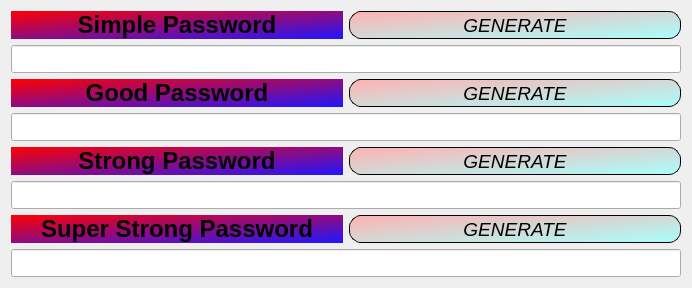
<?xml version="1.0" encoding="UTF-8"?>
<ui version="4.0">
 <class>Dialog</class>
 <widget class="QDialog" name="Dialog">
  <property name="geometry">
   <rect>
    <x>0</x>
    <y>0</y>
    <width>692</width>
    <height>288</height>
   </rect>
  </property>
  <property name="windowTitle">
   <string>Password Generator</string>
  </property>
  <property name="windowIcon">
   <iconset>
    <normaloff>images.png</normaloff>images.png</iconset>
  </property>
  <layout class="QGridLayout" name="gridLayout">
   <item row="0" column="0">
    <layout class="QVBoxLayout" name="verticalLayout">
     <item>
      <layout class="QHBoxLayout" name="horizontalLayout">
       <item>
        <widget class="QLabel" name="label_simple">
         <property name="font">
          <font>
           <pointsize>18</pointsize>
           <bold>true</bold>
          </font>
         </property>
         <property name="statusTip">
          <string/>
         </property>
         <property name="styleSheet">
          <string notr="true">background-color: qlineargradient(spread:pad, x1:0, y1:0, x2:1, y2:1, stop:0 rgba(255, 0, 0, 255), stop:1 rgba(32, 22, 255, 255));</string>
         </property>
         <property name="text">
          <string>Simple Password</string>
         </property>
         <property name="alignment">
          <set>Qt::AlignCenter</set>
         </property>
        </widget>
       </item>
       <item>
        <widget class="QPushButton" name="btn_simple">
         <property name="sizePolicy">
          <sizepolicy hsizetype="Preferred" vsizetype="Preferred">
           <horstretch>0</horstretch>
           <verstretch>0</verstretch>
          </sizepolicy>
         </property>
         <property name="font">
          <font>
           <pointsize>14</pointsize>
           <italic>true</italic>
           <bold>false</bold>
          </font>
         </property>
         <property name="styleSheet">
          <string notr="true">background-color: qlineargradient(spread:pad, x1:0, y1:0, x2:1, y2:1, stop:0 rgba(255, 178, 178, 255), stop:1 rgba(168, 255, 251, 255));
border: 1px solid black;
border-radius: 12px;
</string>
         </property>
         <property name="text">
          <string>GENERATE</string>
         </property>
        </widget>
       </item>
      </layout>
     </item>
     <item>
      <widget class="QLineEdit" name="line_simple">
       <property name="sizePolicy">
        <sizepolicy hsizetype="Preferred" vsizetype="Preferred">
         <horstretch>0</horstretch>
         <verstretch>0</verstretch>
        </sizepolicy>
       </property>
       <property name="font">
        <font>
         <pointsize>12</pointsize>
        </font>
       </property>
      </widget>
     </item>
    </layout>
   </item>
   <item row="1" column="0">
    <layout class="QVBoxLayout" name="verticalLayout_2">
     <item>
      <layout class="QHBoxLayout" name="horizontalLayout_2">
       <item>
        <widget class="QLabel" name="label_good">
         <property name="font">
          <font>
           <pointsize>18</pointsize>
           <bold>true</bold>
          </font>
         </property>
         <property name="styleSheet">
          <string notr="true">background-color: qlineargradient(spread:pad, x1:0, y1:0, x2:1, y2:1, stop:0 rgba(255, 0, 0, 255), stop:1 rgba(32, 22, 255, 255));</string>
         </property>
         <property name="text">
          <string>Good Password</string>
         </property>
         <property name="alignment">
          <set>Qt::AlignCenter</set>
         </property>
        </widget>
       </item>
       <item>
        <widget class="QPushButton" name="btn_good">
         <property name="sizePolicy">
          <sizepolicy hsizetype="Preferred" vsizetype="Preferred">
           <horstretch>0</horstretch>
           <verstretch>0</verstretch>
          </sizepolicy>
         </property>
         <property name="font">
          <font>
           <pointsize>14</pointsize>
           <italic>true</italic>
           <bold>false</bold>
          </font>
         </property>
         <property name="styleSheet">
          <string notr="true">background-color: qlineargradient(spread:pad, x1:0, y1:0, x2:1, y2:1, stop:0 rgba(255, 178, 178, 255), stop:1 rgba(168, 255, 251, 255));
border: 1px solid black;
border-radius: 12px;
</string>
         </property>
         <property name="text">
          <string>GENERATE</string>
         </property>
        </widget>
       </item>
      </layout>
     </item>
     <item>
      <widget class="QLineEdit" name="line_good">
       <property name="sizePolicy">
        <sizepolicy hsizetype="Preferred" vsizetype="Preferred">
         <horstretch>0</horstretch>
         <verstretch>0</verstretch>
        </sizepolicy>
       </property>
       <property name="font">
        <font>
         <pointsize>12</pointsize>
        </font>
       </property>
      </widget>
     </item>
    </layout>
   </item>
   <item row="2" column="0">
    <layout class="QVBoxLayout" name="verticalLayout_3">
     <item>
      <layout class="QHBoxLayout" name="horizontalLayout_3">
       <item>
        <widget class="QLabel" name="label_strong">
         <property name="font">
          <font>
           <pointsize>18</pointsize>
           <bold>true</bold>
          </font>
         </property>
         <property name="styleSheet">
          <string notr="true">background-color: qlineargradient(spread:pad, x1:0, y1:0, x2:1, y2:1, stop:0 rgba(255, 0, 0, 255), stop:1 rgba(32, 22, 255, 255));</string>
         </property>
         <property name="text">
          <string>Strong Password</string>
         </property>
         <property name="alignment">
          <set>Qt::AlignCenter</set>
         </property>
        </widget>
       </item>
       <item>
        <widget class="QPushButton" name="btn_strong">
         <property name="sizePolicy">
          <sizepolicy hsizetype="Preferred" vsizetype="Preferred">
           <horstretch>0</horstretch>
           <verstretch>0</verstretch>
          </sizepolicy>
         </property>
         <property name="font">
          <font>
           <pointsize>14</pointsize>
           <italic>true</italic>
           <bold>false</bold>
          </font>
         </property>
         <property name="styleSheet">
          <string notr="true">background-color: qlineargradient(spread:pad, x1:0, y1:0, x2:1, y2:1, stop:0 rgba(255, 178, 178, 255), stop:1 rgba(168, 255, 251, 255));
border: 1px solid black;
border-radius: 12px;
</string>
         </property>
         <property name="text">
          <string>GENERATE</string>
         </property>
        </widget>
       </item>
      </layout>
     </item>
     <item>
      <widget class="QLineEdit" name="line_strong">
       <property name="sizePolicy">
        <sizepolicy hsizetype="Preferred" vsizetype="Preferred">
         <horstretch>0</horstretch>
         <verstretch>0</verstretch>
        </sizepolicy>
       </property>
       <property name="font">
        <font>
         <pointsize>12</pointsize>
        </font>
       </property>
      </widget>
     </item>
    </layout>
   </item>
   <item row="3" column="0">
    <layout class="QVBoxLayout" name="verticalLayout_4">
     <item>
      <layout class="QHBoxLayout" name="horizontalLayout_4">
       <item>
        <widget class="QLabel" name="label_superStrong">
         <property name="font">
          <font>
           <pointsize>18</pointsize>
           <bold>true</bold>
          </font>
         </property>
         <property name="styleSheet">
          <string notr="true">background-color: qlineargradient(spread:pad, x1:0, y1:0, x2:1, y2:1, stop:0 rgba(255, 0, 0, 255), stop:1 rgba(32, 22, 255, 255));</string>
         </property>
         <property name="text">
          <string>Super Strong Password</string>
         </property>
         <property name="alignment">
          <set>Qt::AlignCenter</set>
         </property>
        </widget>
       </item>
       <item>
        <widget class="QPushButton" name="btn_superStrong">
         <property name="sizePolicy">
          <sizepolicy hsizetype="Preferred" vsizetype="Preferred">
           <horstretch>0</horstretch>
           <verstretch>0</verstretch>
          </sizepolicy>
         </property>
         <property name="font">
          <font>
           <pointsize>14</pointsize>
           <italic>true</italic>
           <bold>false</bold>
          </font>
         </property>
         <property name="styleSheet">
          <string notr="true">background-color: qlineargradient(spread:pad, x1:0, y1:0, x2:1, y2:1, stop:0 rgba(255, 178, 178, 255), stop:1 rgba(168, 255, 251, 255));
border: 1px solid black;
border-radius: 12px;
</string>
         </property>
         <property name="text">
          <string>GENERATE</string>
         </property>
        </widget>
       </item>
      </layout>
     </item>
     <item>
      <widget class="QLineEdit" name="line_superStrong">
       <property name="sizePolicy">
        <sizepolicy hsizetype="Preferred" vsizetype="Preferred">
         <horstretch>0</horstretch>
         <verstretch>0</verstretch>
        </sizepolicy>
       </property>
       <property name="font">
        <font>
         <pointsize>12</pointsize>
        </font>
       </property>
      </widget>
     </item>
    </layout>
   </item>
  </layout>
 </widget>
 <resources/>
 <connections/>
</ui>
